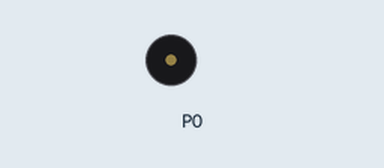
This program was run on a simulated BBC micro:bit running MicroPython. On the bench: buzzer (waves = sounding). At 45.8 s the program stops and its outputs stay as they are.

Above: at 0.1 s.
At 23.6 s:
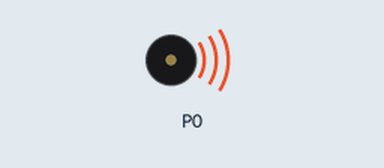
Timing chart, 0 to 40.0 s (numbered marks = the images above):
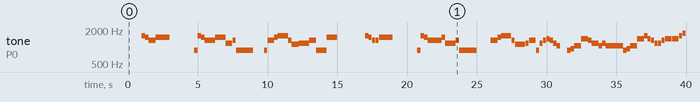

Measured:
- by itself, tone on P0: plays 1568 Hz for 0.24 s, 1480 Hz for 0.24 s, 1319 Hz for 0.24 s, 1319 Hz for 0.24 s, 1480 Hz for 0.99 s, 880 Hz for 0.24 s … (78 notes in this stretch)

The program:

portal-theme.py
```python
from microbit import *
import music

still_alive = [
    # this was a tri
    "R:4",
    "g6:1",
    "f#",
    "e",
    "e",
    # umph
    "f#:4",
    "R:4",
    # I'm making a note
    "R:2",
    "R:1",
    "a5:1",
    "g6",
    "f#:1",
    "e",
    "e:2",
    # here Huge Success
    "f#:3",
    "d:2",
    "e:1",
    "a5:5",
    # it's
    "R:3",
    "a:1",
    # hard to overstate
    "e6:2",
    "f#:1",
    "g:3",
    "e:1",
    "c#:2",
    # my satisfact
    "d:3",
    "e:2",
    "a5:3",
    # tion
    "f#6:3",
    "R:4",
    # aperture science
    "R:4",
    "g:1",
    "f#",
    "e",
    "e",
    "f#:4",
    "R:4",
    # we do what we must
    "R:2",
    "R:1",
    "a5:1",
    "g6",
    "f#:1",
    "e",
    "e:3",
    # because we can
    "f#:1",
    "d:3",
    "e:1",
    "a5:5",
    "R:4",
    # for the good of all
    "e6:2",
    "f#:1",
    "g:3",
    "e:1",
    "c#:3",
    # of us except for the
    "d:1",
    "e:2",
    "a5:1",
    "d6",
    "e",
    # ones who are dead. But theres
    "f",
    "e",
    "d",
    "c",
    "R:2",
    "a5:1",
    "a#:1",
    # no sense crying over
    "c6:2",
    "f:2",
    "e:1",
    "d",
    "d",
    "c",
    # every mistake you just
    "d:1",
    "c6:1",
    "c6:2",
    "c6:2",
    "a5:1",
    "a#:1",
    # keep on trying till you
    "c6:2",
    "f:2",
    "g:1",
    "f:1",
    "e:1",
    "d:1",
    # run out of cake and the
    "d:1",
    "e6:1",
    "f6:2",
    "f:2",
    "g:1",
    "a:1",
    # science gets done and you
    "a#:1",
    "a#:1",
    "a:2",
    "g:2",
    "f:1",
    "g:1",
    # make a neat gun for the
    "a:1",
    "a:1",
    "g:2",
    "f:2",
    "d:1",
    "c:1",
    # people who are still alive
    "d:1",
    "f",
    "f",
    "e:2",
    "f#:1",
    "f#:1",
]

music.set_tempo(bpm=60)
music.play(still_alive)
```
